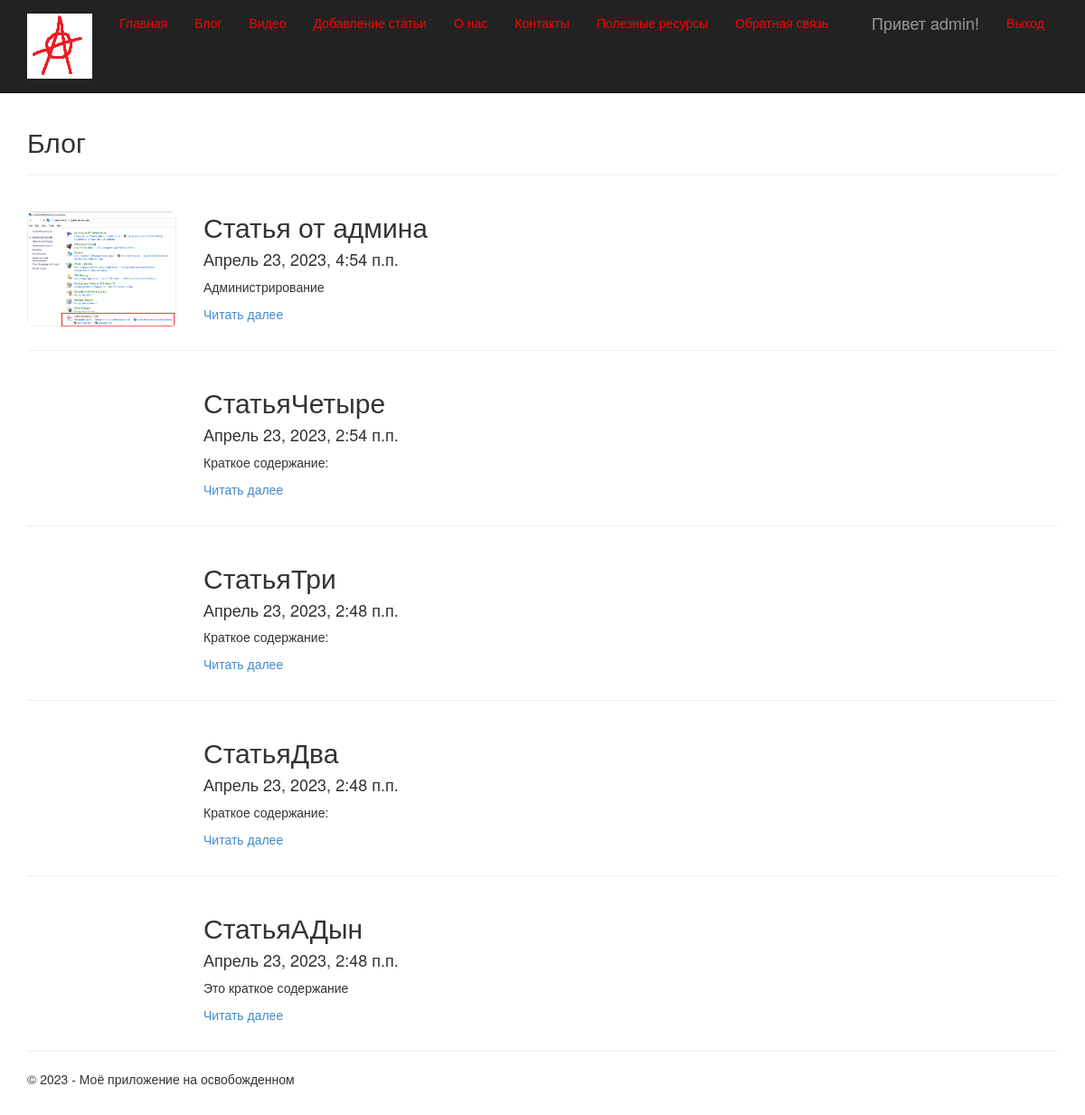
Page /blog/ (signed in) on the committed database.
### app/models.py (models this page shows, shortened)
class Article(models.Model):
    author = models.ForeignKey(
        User, null=True, blank=True, on_delete=models.SET_NULL, verbose_name="Автор"
    )
    title = models.CharField(
        max_length=100, unique_for_date="posted", verbose_name="Заголовок"
    )
    description = models.TextField(verbose_name="Краткое содержание")
    content = models.TextField(verbose_name="Полное содержание")
    posted = models.DateTimeField(
        default=datetime.now(), db_index=True, verbose_name="Опубликована"
    )
    image = models.FileField(default="temp.jpg", verbose_name="Путь к картинке")
    class Meta:
        db_table = "Posts"
        ordering = ["-posted"]
        verbose_name = "статья блога"
        verbose_name_plural = "статьи блога"

### app/views.py (the view)
# urls.py: path('blog/', views.blog, name='blog'),
def blog(request):
    posts = Article.objects.all()
    return render(
        request,
        "app/blog.html",
        {
            "title": "Блог",
            "posts": posts,
            "year": datetime.now().year,
        },
    )

### app/templates/app/blog.html
﻿{% extends "app/layout.html" %}
{% block content %}
<h2>{{ title }}</h2>
{% for post in posts %}
<hr />
<div class="row">
    <div class="col-md-2">
        {% if post.image and post.image.url != "/media/temp.jpg" %}
        <img src="{{ post.image.url }}" alt="Картинка" class="img-responsive img-rounded" style="margin-top: 20px" />
        {% endif %}
    </div>
    <div class="col-md-6">
        <h2>{{ post.title }}</h2>
        <h4>{{ post.posted }}</h4>
        <p>{{ post.description }}</p>
        <p><a href="{% url 'article' parametr=post.id %}">Читать далее</a></p>
    </div>
</div>
{% endfor %}
{% endblock %}

### app/templates/app/loginpartial.html (shortened to what this page needs)
﻿{% if user.is_authenticated %}
<form id="logoutForm" action="/logout/" method="post" class="navbar-right">
    <ul class="nav navbar-nav navbar-right">
        <li><span class="navbar-brand">Привет {{ user.username }}!</span></li>
        <li><a href="javascript:document.getElementById('logoutForm').submit()">Выход</a></li>
    </ul>
</form>
{% else %}
<ul class="nav navbar-nav navbar-right">
    <li><a href="{% url 'login' %}">Вход</a></li>
</ul>
{% endif %}

### app/static/app/content/site.css (style rules this page uses)
body { padding-top: 100px; padding-bottom: 20px; }

### rows in the picture
Article: image (picture), title "Статья от админа", posted "Апрель 23, 2023, 4:54 п.п.", description "Администрирование"
Article: title "СтатьяЧетыре", posted "Апрель 23, 2023, 2:54 п.п.", description "Краткое содержание:"
Article: title "СтатьяТри", posted "Апрель 23, 2023, 2:48 п.п.", description "Краткое содержание:"
Article: title "СтатьяДва", posted "Апрель 23, 2023, 2:48 п.п.", description "Краткое содержание:"
Article: title "СтатьяАДын", posted "Апрель 23, 2023, 2:48 п.п.", description "Это краткое содержание"

### other values in the picture
{{ user.username }} "admin"
{{ title }} "Блог"
